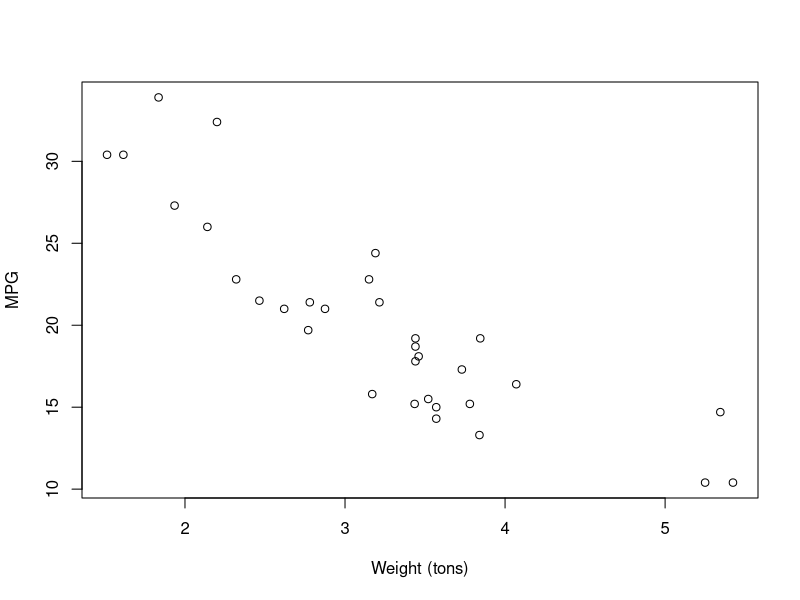

This chart was generated by the following R code:
## ---- chunk 1
2 + 2
5 - 2
2 * 3
2^4
2^(1/2)
sqrt(2)
(1/51 + 1/49)^(1/2)
7.2 + 2 * 2.1 / sqrt(101) 
## ---- chunk 2
7.2 - 2 * 2.1 / sqrt(101) 
## ---- chunk 3
x <- 7 # assign 7 to the variable x
x # print value of x
y <- 3  
y
x + y
## ---- chunk 4
z = -1
z
## ---- chunk 5
x <- c(1, 2, 3, 47)
y <- c(1, -1, 2, -2)
## ---- chunk 6
x + y
x * y
2*x # multiplies each element by 2
x/2 # divides each element by 2
x^2 # squares each element of the vector
## ---- chunk 7
x <- 1:10
x
y <- seq(2, 20, by=2)
y
z <- seq(0, 1, by=0.1)
z
## ---- chunk 8
age <- c(54, 40, 53, 26, 56, 52, 28, 39, 15, 17)
length(age) # length of vector
min(age)
max(age)
mean(age)
median(age)
sd(age) # standard deviation
## ---- chunk 9
summary(age)
## ---- chunk 10
age <- c(54, 40, 53, 26, 56, 52, 28, 39, 15, 17)
age[1]
age[4]
age[1:4]
age[c(1, 4)]
## ---- chunk 11
head(mtcars) # preview first several rows
## ---- chunk 12
nrow(mtcars) # number of rows
ncol(mtcars) # number of columns
dim(mtcars) # dimension 
## ---- chunk 13
names(mtcars) # names of the columns (variables)
row.names(mtcars) # names of the rows (car models)
## ---- chunk 14
mtcars$mpg
## ---- chunk 15
summary(mtcars$mpg)
## ---- chunk 16
mtcars[1, ] # extract first row
mtcars[, 1] # extract first column
mtcars[2, 3] # extract element in the second row and third column
mtcars[2:3, ] # extract second and third row
## ---- chunk 17
plot(mpg ~ wt, data = mtcars, xlab = "Weight (tons)", ylab = "MPG")
